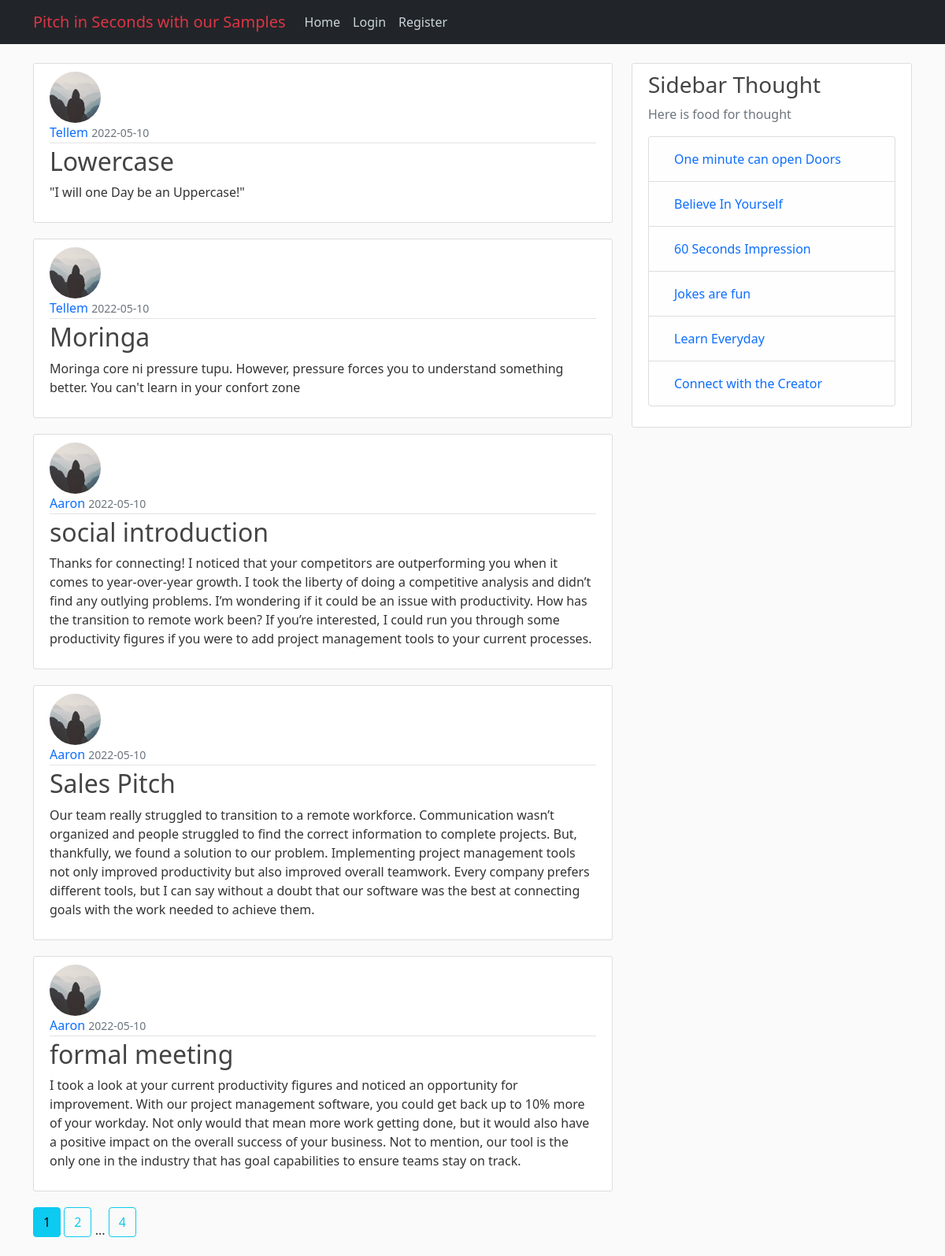
Page /home on the earlier database version.
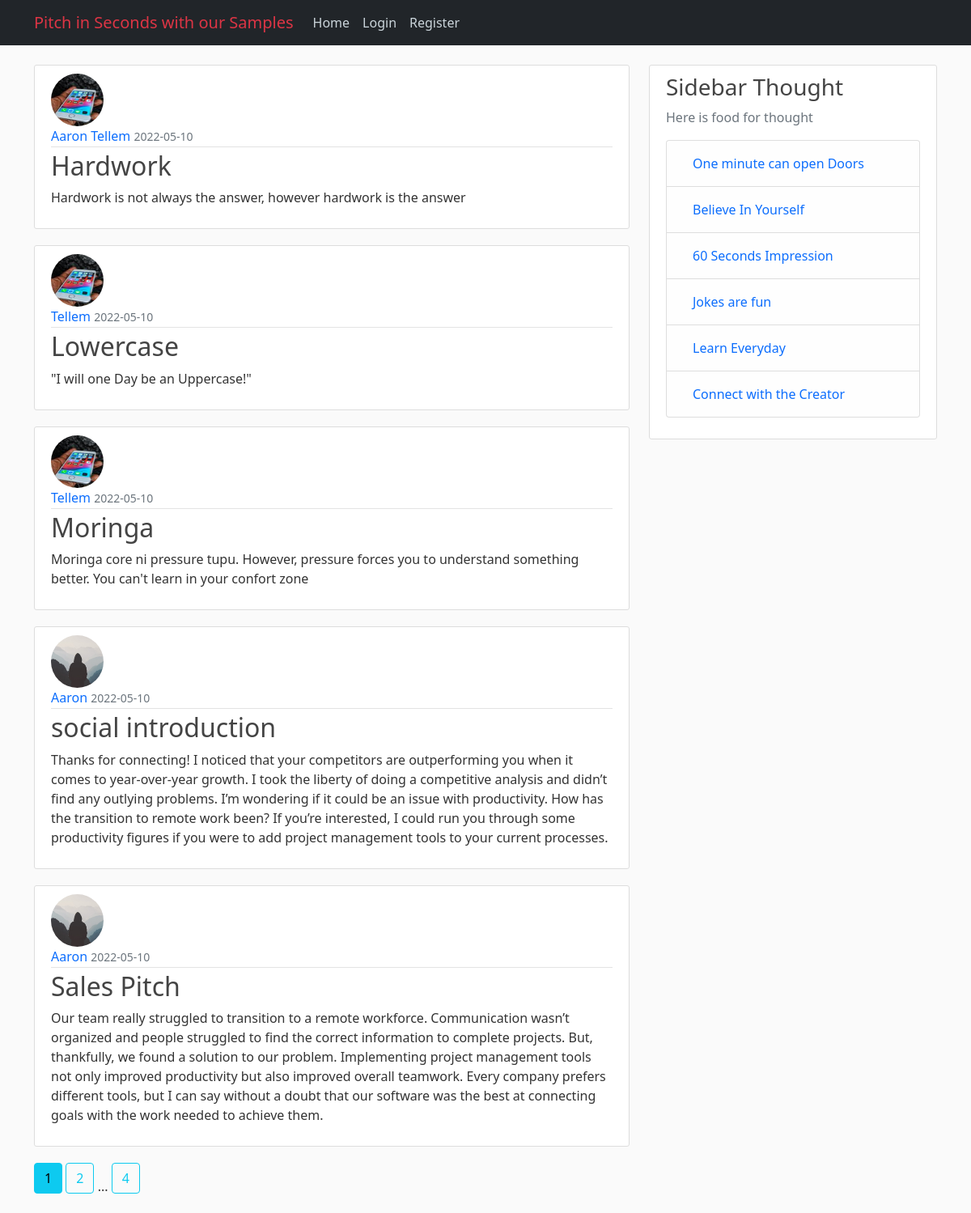
Same page on the later database version.
### app/models.py (models this page shows, shortened)
class Post(db.Model):
    id = db.Column(db.Integer, primary_key=True)
    title = db.Column(db.String(100), nullable=False)
    date_posted = db.Column(db.DateTime, nullable=False, default=datetime.utcnow)
    content = db.Column(db.Text, nullable=False)
    user_id = db.Column(db.Integer, db.ForeignKey('user.id'), nullable=False)

class User(db.Model, UserMixin):
    id = db.Column(db.Integer, primary_key=True)
    username = db.Column(db.String(20), unique=True, nullable=False)
    email = db.Column(db.String(120), unique=True, nullable=False)
    image_file = db.Column(db.String(20), nullable=False, default='default.jpg')
    password = db.Column(db.String(60), nullable=False)
    posts = db.relationship('Post', backref='author', lazy=True)

### app/main/routes.py (the view)
@main.route("/")
@main.route("/home")
def home():
    page = request.args.get('page', 1, type=int)
    posts = Post.query.order_by(Post.date_posted.desc()).paginate(page=page, per_page=5)
    return render_template('home.html', posts=posts)

### app/templates/home.html
{% extends "layout.html" %}
{% block content %}
    {% for post in posts.items %}
        <article class="media content-section">
          <img class="rounded-circle article-img" src="{{ url_for('static', filename='profile_pics/' + post.author.image_file) }}">
          <div class="media-body">
            <div class="article-metadata">
              <a style="text-decoration: none;" class="mr-2" href="{{ url_for('users.user_posts', username=post.author.username) }}">{{ post.author.username }}</a>
              <small class="text-muted">{{ post.date_posted.strftime('%Y-%m-%d') }}</small>
            </div>
            <h2><a style="text-decoration: none;" class="article-title" href="{{ url_for('posts.post', post_id=post.id) }}">{{ post.title }}</a></h2>
            <p class="article-content">{{ post.content }}</p>
          </div>
        </article>
    {% endfor %}
    {% for page_num in posts.iter_pages(left_edge=1, right_edge=1, left_current=1, right_current=2) %}
      {% if page_num %}
        {% if posts.page == page_num %}
          <a class="btn btn-info mb-4" href="{{ url_for('main.home', page=page_num) }}">{{ page_num }}</a>
        {% else %}
          <a class="btn btn-outline-info mb-4" href="{{ url_for('main.home', page=page_num) }}">{{ page_num }}</a>
        {% endif %}
      {% else %}
        ...
      {% endif %}
    {% endfor %}
{% endblock %}

### app/templates/layout.html (shortened to what this page needs)
<!DOCTYPE html>
<html lang="en">
  <head>
    <link
      href="https://cdn.jsdelivr.net/npm/bootstrap@5.1.3/dist/css/bootstrap.min.css"
      rel="stylesheet"
    />
    <link rel="stylesheet" href="{{ url_for('static', filename='main.css')}}">
  </head>
  <body>
    <header class="site-header">
  <nav class="navbar navbar-expand-md navbar-dark bg-dark fixed-top">
    <div class="container">
      <a class="navbar-brand mr-4" href="/"><span class="span text-danger">Pitch in Seconds with our Samples</span> </a>
      <div class="collapse navbar-collapse" id="navbarToggle">
        <div class="navbar-nav mr-auto">
          <a class="nav-item nav-link" href="{{ url_for('main.home')}}">Home</a>
        </div>
        <div class="navbar-nav">
          {% if current_user.is_authenticated %}
          <a class="nav-item nav-link" href="{{ url_for('posts.new_post')}}">New Post</a>
          <a class="nav-item nav-link" href="{{ url_for('users.account')}}">Account</a>
          <a class="nav-item nav-link" href="{{ url_for('users.logout')}}">Logout</a>
          {% else %}
          <a class="nav-item nav-link" href="{{ url_for('users.login')}}">Login</a>
          <a class="nav-item nav-link" href="{{ url_for('users.register')}}">Register</a>
          {% endif %}
        </div>
      </div>
    </div>
  </nav>
</header>
<main role="main" class="container">
  <div class="row">
    <div class="col-md-8">
      {% block content %}{% endblock %}
    </div>
    <div class="col-md-4">
      <div class="content-section">
        <h3>Sidebar Thought</h3>
        <p class='text-muted'>Here is food for thought
          <ul class="list-group">
            <li class="list-group-item list-group-item-light"><a class="nav-item nav-link" href="{{ url_for('users.register')}}">One minute can open Doors</a></li>
            <li class="list-group-item list-group-item-light"><a class="nav-item nav-link" href="{{ url_for('main.home')}}">Believe In Yourself</a></li>
            <li class="list-group-item list-group-item-light"><a class="nav-item nav-link" href="{{ url_for('main.home')}}">60 Seconds Impression</a></li>
            <li class="list-group-item list-group-item-light"><a class="nav-item nav-link" href="{{ url_for('main.home')}}">Jokes are fun</a></li>
            <li class="list-group-item list-group-item-light"><a class="nav-item nav-link" href="{{ url_for('main.home')}}">Learn Everyday</a></li>
            <li class="list-group-item list-group-item-light"><a class="nav-item nav-link" href="/login">Connect with the Creator</a></li>
          </ul>
        </p>
      </div>
    </div>
  </div>
</main>
  </body>
</html>

### app/static/main.css (style rules this page uses)
body { background: #fafafa; color: #333333; margin-top: 5rem; }
h1, h2, h3, h4, h5, h6 { color: #444444; }
.site-header .navbar-nav .nav-link { color: #cbd5db; }
.content-section { background: #ffffff; padding: 10px 20px; border: 1px solid #dddddd; border-radius: 3px; margin-bottom: 20px; }
.article-title { color: #444444; }
.article-content { white-space: pre-line; }
.article-img { height: 65px; width: 65px; margin-right: 16px; }
.article-metadata { padding-bottom: 1px; margin-bottom: 4px; border-bottom: 1px solid #e3e3e3; }

Differences in the rows shown:
no longer on this page (row unchanged): Post: image_file (placeholder picture), author.username "Aaron", date_posted "2022-05-10", title "formal meeting", content "I took a look at your current productivity figures and noticed an opportunity for improvement. With our project management software, you could get back up to 10% more of your workday. Not only would that mean more work getting done, but it would also have a positive impact on the overall success of your business. Not to mention, our tool is the only one in the industry that has goal capabilities to ensure teams stay on track."
added Post: image_file (picture), author.username "Aaron Tellem", date_posted "2022-05-10", title "Hardwork", content "Hardwork is not always the answer, however hardwork is the answer"
changed through a linked row, Post "Lowercase": image_file: picture added in place of a placeholder
changed through a linked row, Post "Moringa": image_file: picture added in place of a placeholder
